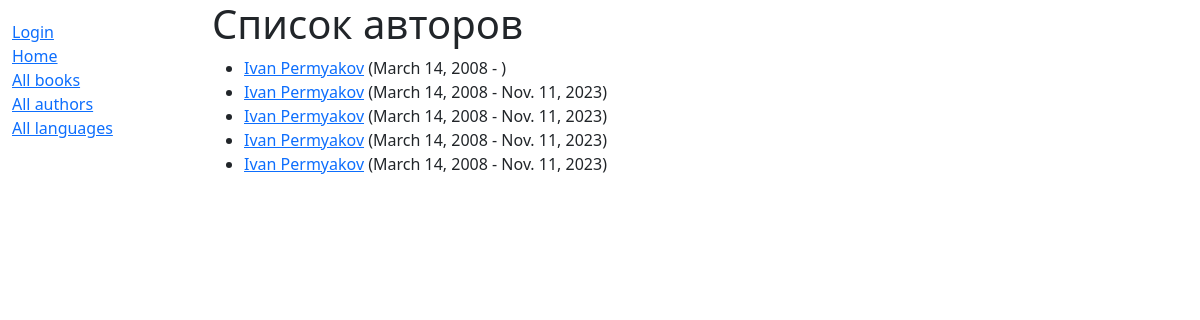
Page /catalog/authors/ on the earlier database version.
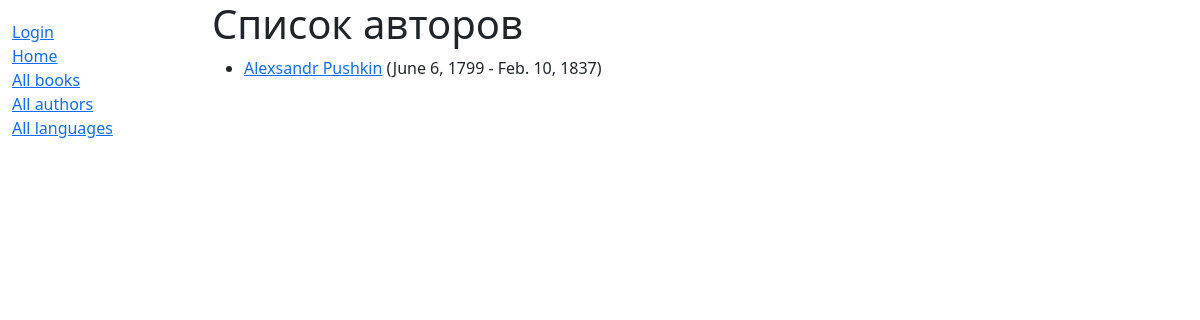
Same page on the later database version.
### catalog/models.py (models this page shows, shortened)
class Author(models.Model):
    first_name = models.CharField(max_length=100)
    last_name = models.CharField(max_length=100)
    date_of_birth = models.DateField(null=True, blank=True)
    date_of_death = models.DateField('Died',null=True, blank=True)
    class Meta:
        ordering = ['first_name', 'last_name']
    def get_absolute_url(self):
        return reverse('author-detail', args=[str(self.id)])
    def __str__(self):
        return f'{self.first_name} {self.last_name}'

### catalog/views.py (the view)
# urls.py: path('authors/', views.AuthorListView.as_view(), name='authors'),
class AuthorListView(generic.ListView):
    model = Author
    paginate_by = 10

### templates/catalog/author_list.html (shortened to what this page needs)
<!DOCTYPE html>
<html lang="">
  <head>
  </head>
  <body>
    {% extends "base_generic.html" %}
{% block content %}
  <h1>Список авторов</h1>
  {% if author_list %}
    <ul>
      {% for author in author_list %}
        <li>
          <a href="{{ author.get_absolute_url }}">{{ author }}</a> ({{ author.date_of_birth }} - {{ author.date_of_death|default_if_none:"" }})
        </li>
      {% endfor %}
    </ul>
  {% else %}
    <p>В библиотеке пока нет авторов.</p>
  {% endif %}
{% endblock %}

### templates/base_generic.html (shortened to what this page needs)
<!doctype html>
<html lang="en">
  <head>
    <link href="https://cdn.jsdelivr.net/npm/bootstrap@5.3.8/dist/css/bootstrap.min.css"
      rel="stylesheet"
>
    {% load static %}
    <link rel="stylesheet" href="{% static 'css/styles.css' %}" />
  </head>
  <body>
    <div class="container-fluid">
      <div class="row">
        <div class="col-sm-2">
          {% block sidebar %}
            <ul class="sidebar-nav">
              {% if user.is_authenticated %}
                <li>User: {{ user.get_username }}</li>
                <li>
                  <form id="logout-form" method="post" action="{% url 'logout' %}">
                    {% csrf_token %}
                    <button type="submit" class="btn btn-link">Logout</button>
                  </form>
                </li>
              {% else %}
                <li><a href="{% url 'login' %}?next={{ request.path }}">Login</a></li>
              {% endif %}
              <li><a href="{% url 'index' %}">Home</a></li>
              <li><a href="{% url 'books' %}">All books</a></li>
              <li><a href="">All authors</a></li>
              <li><a href="{% url 'languages' %}">All languages</a></li>
            </ul>
          {% endblock %}
        </div>
        <div class="col-sm-10 ">
          {% block content %}{% endblock %}
        </div>
      </div>
    </div>
  </body>
</html>

### catalog/static/css/styles.css (style rules this page uses)
.sidebar-nav { margin-top: 20px; padding: 0; list-style: none; }

Differences in the rows shown:
removed Author: first_name+last_name "Ivan Permyakov", date_of_birth "March 14, 2008"
removed Author: first_name+last_name "Ivan Permyakov", date_of_birth "March 14, 2008", date_of_death "Nov. 11, 2023"
removed Author: first_name+last_name "Ivan Permyakov", date_of_birth "March 14, 2008", date_of_death "Nov. 11, 2023"
removed Author: first_name+last_name "Ivan Permyakov", date_of_birth "March 14, 2008", date_of_death "Nov. 11, 2023"
removed Author: first_name+last_name "Ivan Permyakov", date_of_birth "March 14, 2008", date_of_death "Nov. 11, 2023"
added Author: first_name+last_name "Alexsandr Pushkin", date_of_birth "June 6, 1799", date_of_death "Feb. 10, 1837"
